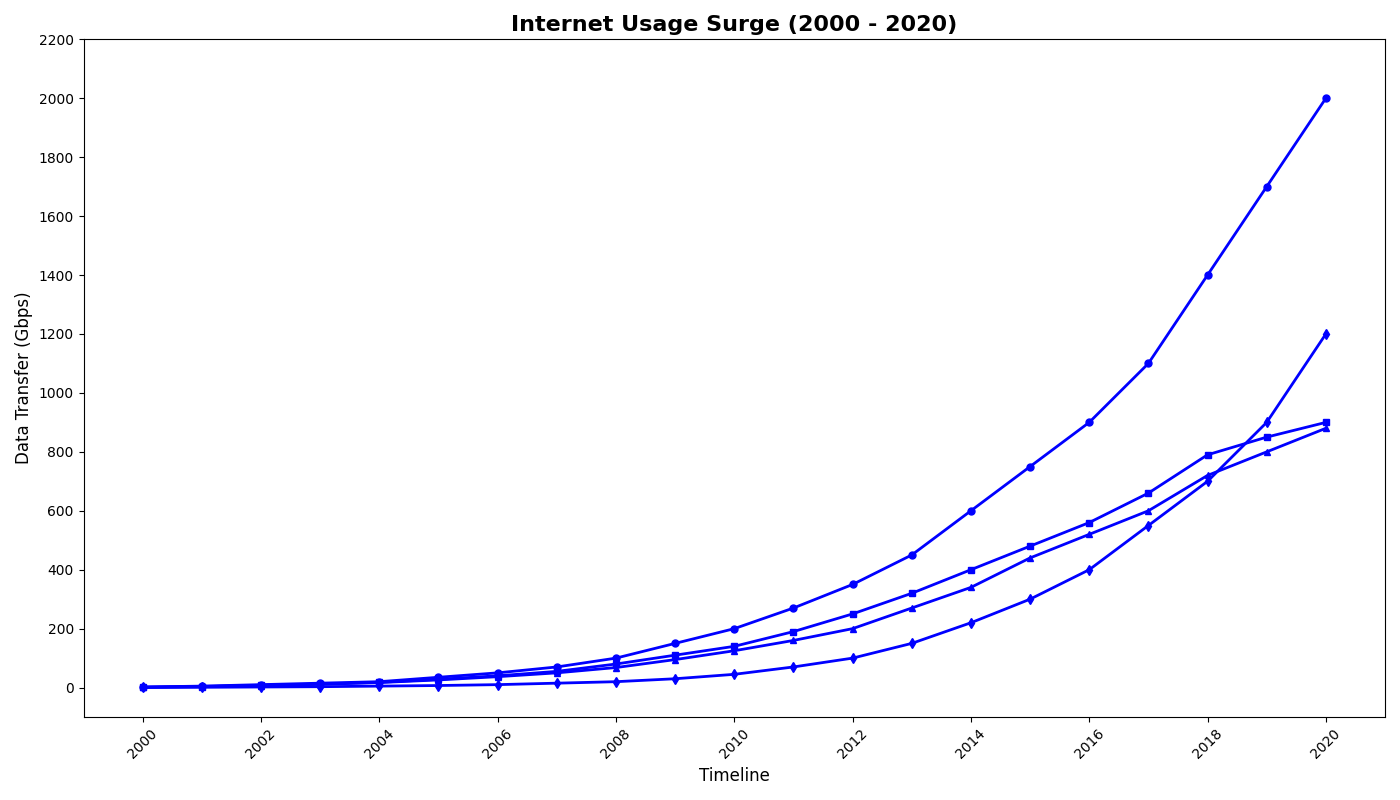

Write the Python code that produced this figure.
import matplotlib.pyplot as plt
import numpy as np

years = np.arange(2000, 2021)
asia_bandwidth = np.array([2, 5, 10, 15, 20, 35, 50, 70, 100, 150, 200, 270, 350, 450, 600, 750, 900, 1100, 1400, 1700, 2000])
europe_bandwidth = np.array([1, 3, 8, 12, 18, 28, 40, 55, 80, 110, 140, 190, 250, 320, 400, 480, 560, 660, 790, 850, 900])
north_america_bandwidth = np.array([1.5, 4, 7, 11, 17, 26, 37, 50, 68, 95, 125, 160, 200, 270, 340, 440, 520, 600, 720, 800, 880])
africa_bandwidth = np.array([0.5, 1, 2, 3, 5, 7, 10, 15, 20, 30, 45, 70, 100, 150, 220, 300, 400, 550, 700, 900, 1200])

plt.figure(figsize=(14, 8))

# Apply consistent color 'blue' to all data groups
plt.plot(years, asia_bandwidth, color='blue', linewidth=2, marker='o', markersize=5)
plt.plot(years, europe_bandwidth, color='blue', linewidth=2, marker='s', markersize=5)
plt.plot(years, north_america_bandwidth, color='blue', linewidth=2, marker='^', markersize=5)
plt.plot(years, africa_bandwidth, color='blue', linewidth=2, marker='d', markersize=5)

plt.title('Internet Usage Surge (2000 - 2020)', fontsize=16, fontweight='bold')
plt.xlabel('Timeline', fontsize=12)
plt.ylabel('Data Transfer (Gbps)', fontsize=12)

plt.xticks(np.arange(2000, 2021, 2), rotation=45)
plt.yticks(np.arange(0, 2201, 200))

plt.tight_layout()
plt.show()
